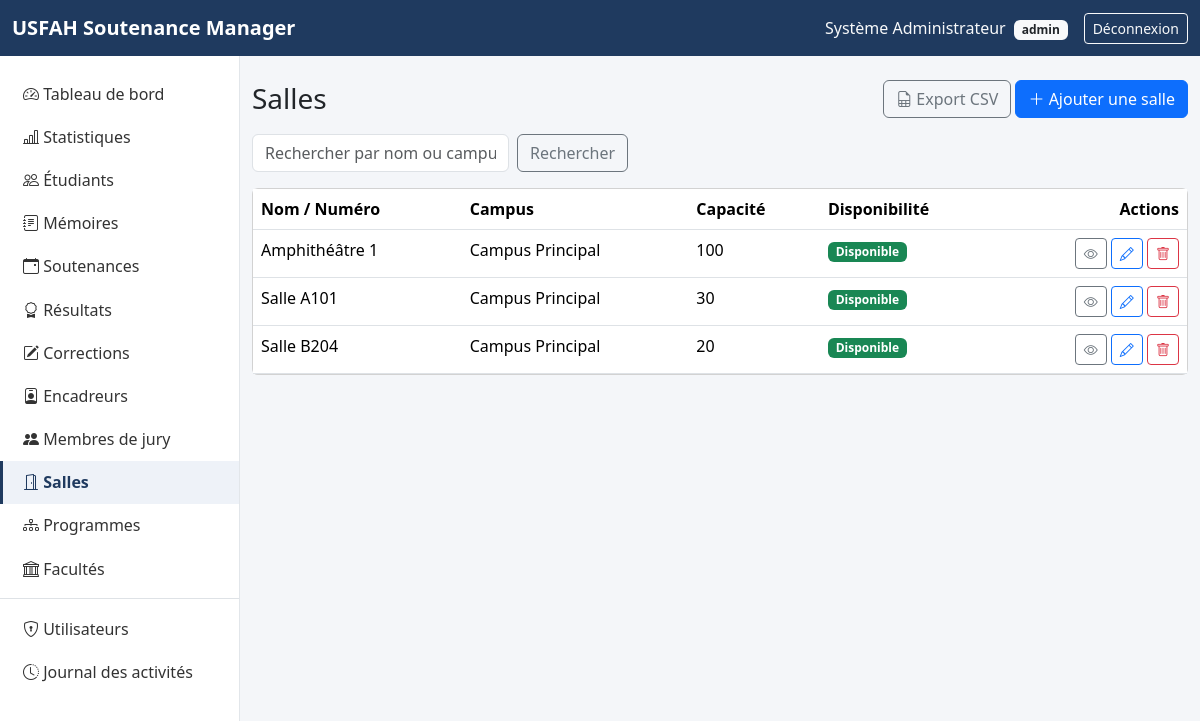
/rooms/index.php (signed in), run on the app's committed database.
### tables this page shows
CREATE TABLE rooms (
    id             INT UNSIGNED AUTO_INCREMENT PRIMARY KEY,
    nom_numero     VARCHAR(50) NOT NULL,
    campus         VARCHAR(100) NULL,
    capacite       INT NULL,
    disponibilite  ENUM('disponible','indisponible') NOT NULL DEFAULT 'disponible',
    description    TEXT NULL,
    created_at     TIMESTAMP NOT NULL DEFAULT CURRENT_TIMESTAMP
);

### rooms/index.php (the view, shortened to what this page needs)
<?php
require_once __DIR__ . '/../config/database.php';
require_once __DIR__ . '/../includes/functions.php';
$search = trim((string) get_param('search', ''));
$where = '';
$params = [];
$count_stmt = $pdo->prepare("SELECT COUNT(*) FROM rooms $where");
$count_stmt->execute($params);
$pagination = paginate((int) $count_stmt->fetchColumn(), 10);
$stmt = $pdo->prepare("SELECT * FROM rooms $where ORDER BY nom_numero ASC LIMIT {$pagination['per_page']} OFFSET {$pagination['offset']}");
$stmt->execute($params);
$rooms = $stmt->fetchAll();
require __DIR__ . '/../includes/header.php';
?>
<div class="d-flex justify-content-between align-items-center mb-3">
    <h1 class="h3 mb-0">Salles</h1>
    <div>
        <a href="export.php?<?= http_build_query(['search' => $search]) ?>" class="btn btn-outline-secondary"><i class="bi bi-file-earmark-spreadsheet"></i> Export CSV</a>
        <a href="create.php" class="btn btn-primary"><i class="bi bi-plus-lg"></i> Ajouter une salle</a>
    </div>
</div>
<form method="get" class="row g-2 mb-3">
    <div class="col-auto"><input type="text" name="search" class="form-control" placeholder="Rechercher par nom ou campus" value="<?= e($search) ?>"></div>
    <div class="col-auto"><button type="submit" class="btn btn-outline-secondary">Rechercher</button></div>
</form>
<div class="card">
    <div class="table-responsive">
        <table class="table table-hover mb-0">
            <thead><tr><th>Nom / Numéro</th><th>Campus</th><th>Capacité</th><th>Disponibilité</th><th class="text-end">Actions</th></tr></thead>
            <tbody>
                <?php foreach ($rooms as $r): ?>
                    <tr>
                        <td><?= e($r['nom_numero']) ?></td>
                        <td><?= e($r['campus'] ?? '—') ?></td>
                        <td><?= e((string) ($r['capacite'] ?? '—')) ?></td>
                        <td><?= status_badge($r['disponibilite']) ?></td>
                        <td class="text-end">
                            <a href="show.php?id=<?= $r['id'] ?>" class="btn btn-sm btn-outline-secondary"><i class="bi bi-eye"></i></a>
                            <a href="edit.php?id=<?= $r['id'] ?>" class="btn btn-sm btn-outline-primary"><i class="bi bi-pencil"></i></a>
                            <a href="delete.php?id=<?= $r['id'] ?>" class="btn btn-sm btn-outline-danger"><i class="bi bi-trash"></i></a>
                        </td>
                    </tr>
                <?php endforeach; ?>
            </tbody>
        </table>
    </div>
</div>
<?php require __DIR__ . '/../includes/footer.php'; ?>

### includes/functions.php (shortened to what this page needs)
<?php
function e(?string $value): string
{
    return htmlspecialchars($value ?? '', ENT_QUOTES, 'UTF-8');
}
function get_param(string $key, $default = null)
{
    return $_GET[$key] ?? $default;
}
function paginate(int $total_rows, int $per_page = 10): array
{
    $page = max(1, (int) get_param('page', 1));
    $total_pages = max(1, (int) ceil($total_rows / $per_page));
    $page = min($page, $total_pages);
    $offset = ($page - 1) * $per_page;
    return [
        'page'        => $page,
        'per_page'    => $per_page,
        'offset'      => $offset,
        'total_rows'  => $total_rows,
        'total_pages' => $total_pages,
    ];
}
function status_badge(string $statut): string
{
    $map = [
        'actif' => 'success', 'inactif' => 'secondary',
        'en_preparation' => 'secondary', 'soumis' => 'info', 'valide' => 'primary',
        'a_corriger' => 'warning', 'autorise_a_soutenir' => 'info', 'soutenu' => 'success',
        'programmee' => 'primary', 'reportee' => 'warning', 'realisee' => 'success', 'annulee' => 'danger',
        'a_faire' => 'secondary', 'en_cours' => 'info', 'soumise' => 'warning', 'validee' => 'success',
        'admis' => 'success', 'admis_avec_corrections' => 'warning', 'ajourne' => 'danger',
        'disponible' => 'success', 'indisponible' => 'secondary',
    ];
    $color = $map[$statut] ?? 'secondary';
    $label = ucwords(str_replace('_', ' ', $statut));
    return '<span class="badge text-bg-' . $color . '">' . e($label) . '</span>';
}

### assets/css/style.css (style rules this page uses)
:root { --usfah-primary: #1f3a5f; --usfah-primary-dark: #142842; }
body { background-color: #f4f6f9; }
table.table thead { background-color: #eef2f8; }

### data on the page
rooms: nom_numero "Amphithéâtre 1", campus "Campus Principal", capacite "100", disponibilite "Disponible"
rooms: nom_numero "Salle A101", campus "Campus Principal", capacite "30", disponibilite "Disponible"
rooms: nom_numero "Salle B204", campus "Campus Principal", capacite "20", disponibilite "Disponible"

### other printed values
$_SESSION['user_name'] "Système Administrateur"
current_user_role() "admin"
$label "Tableau de bord"
$label "Statistiques"
$label "Étudiants"
$label "Mémoires"
$label "Soutenances"
$label "Résultats"
$label "Corrections"
$label "Encadreurs"
$label "Membres de jury"
$label "Salles"
$label "Programmes"
$label "Facultés"
